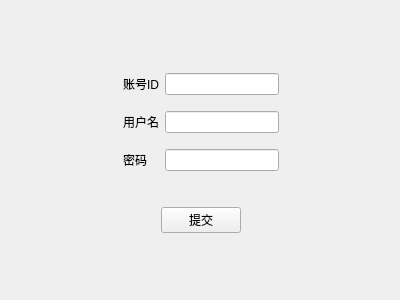
<?xml version="1.0" encoding="UTF-8"?>
<ui version="4.0">
 <class>RegisterForm</class>
 <widget class="QWidget" name="RegisterForm">
  <property name="geometry">
   <rect>
    <x>0</x>
    <y>0</y>
    <width>400</width>
    <height>300</height>
   </rect>
  </property>
  <property name="windowTitle">
   <string>注册窗口</string>
  </property>
  <widget class="QWidget" name="widget2" native="true">
   <property name="geometry">
    <rect>
     <x>10</x>
     <y>63</y>
     <width>382</width>
     <height>121</height>
    </rect>
   </property>
   <property name="sizePolicy">
    <sizepolicy hsizetype="Preferred" vsizetype="Fixed">
     <horstretch>0</horstretch>
     <verstretch>0</verstretch>
    </sizepolicy>
   </property>
   <layout class="QGridLayout" name="gridLayout_3">
    <item row="0" column="0">
     <spacer name="horizontalSpacer_4">
      <property name="orientation">
       <enum>Qt::Horizontal</enum>
      </property>
      <property name="sizeHint" stdset="0">
       <size>
        <width>40</width>
        <height>20</height>
       </size>
      </property>
     </spacer>
    </item>
    <item row="0" column="1">
     <widget class="QLabel" name="accountLabel">
      <property name="text">
       <string>账号ID</string>
      </property>
     </widget>
    </item>
    <item row="2" column="1">
     <widget class="QLabel" name="passwordLabel">
      <property name="text">
       <string>密码</string>
      </property>
     </widget>
    </item>
    <item row="1" column="1">
     <widget class="QLabel" name="usernameLabel">
      <property name="text">
       <string>用户名</string>
      </property>
     </widget>
    </item>
    <item row="0" column="2">
     <widget class="QLineEdit" name="accountLineEdit">
      <property name="maxLength">
       <number>6</number>
      </property>
     </widget>
    </item>
    <item row="2" column="2">
     <widget class="QLineEdit" name="passwordLineEdit">
      <property name="maxLength">
       <number>16</number>
      </property>
      <property name="echoMode">
       <enum>QLineEdit::Password</enum>
      </property>
     </widget>
    </item>
    <item row="1" column="2">
     <widget class="QLineEdit" name="usernameLineEdit">
      <property name="maxLength">
       <number>9</number>
      </property>
     </widget>
    </item>
    <item row="0" column="3">
     <spacer name="horizontalSpacer_2">
      <property name="orientation">
       <enum>Qt::Horizontal</enum>
      </property>
      <property name="sizeHint" stdset="0">
       <size>
        <width>40</width>
        <height>20</height>
       </size>
      </property>
     </spacer>
    </item>
   </layout>
  </widget>
  <widget class="QWidget" name="widget" native="true">
   <property name="geometry">
    <rect>
     <x>10</x>
     <y>190</y>
     <width>382</width>
     <height>61</height>
    </rect>
   </property>
   <property name="sizePolicy">
    <sizepolicy hsizetype="Preferred" vsizetype="Fixed">
     <horstretch>0</horstretch>
     <verstretch>0</verstretch>
    </sizepolicy>
   </property>
   <layout class="QGridLayout" name="gridLayout_4">
    <item row="0" column="0">
     <spacer name="horizontalSpacer_8">
      <property name="orientation">
       <enum>Qt::Horizontal</enum>
      </property>
      <property name="sizeHint" stdset="0">
       <size>
        <width>80</width>
        <height>20</height>
       </size>
      </property>
     </spacer>
    </item>
    <item row="0" column="1">
     <widget class="QPushButton" name="submitPushButton">
      <property name="text">
       <string>提交</string>
      </property>
     </widget>
    </item>
    <item row="0" column="2">
     <spacer name="horizontalSpacer_7">
      <property name="orientation">
       <enum>Qt::Horizontal</enum>
      </property>
      <property name="sizeHint" stdset="0">
       <size>
        <width>40</width>
        <height>20</height>
       </size>
      </property>
     </spacer>
    </item>
   </layout>
  </widget>
 </widget>
 <resources/>
 <connections/>
</ui>
